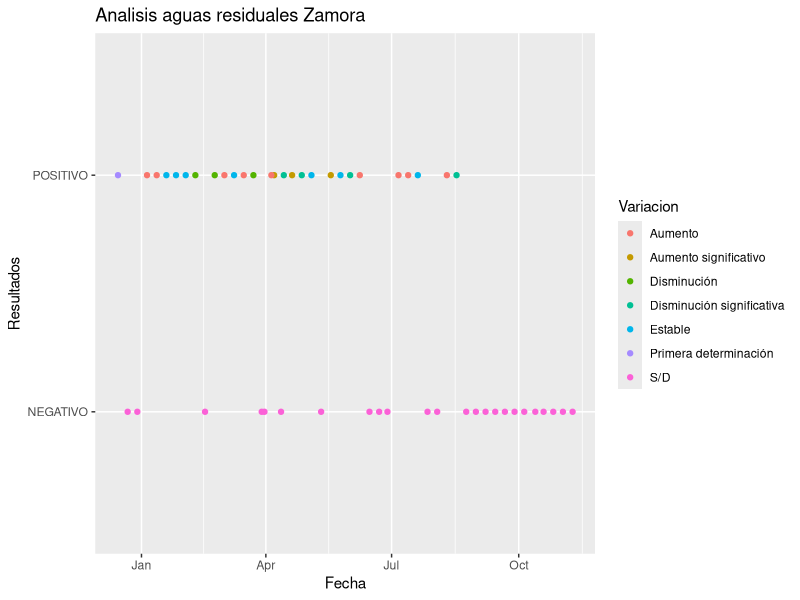
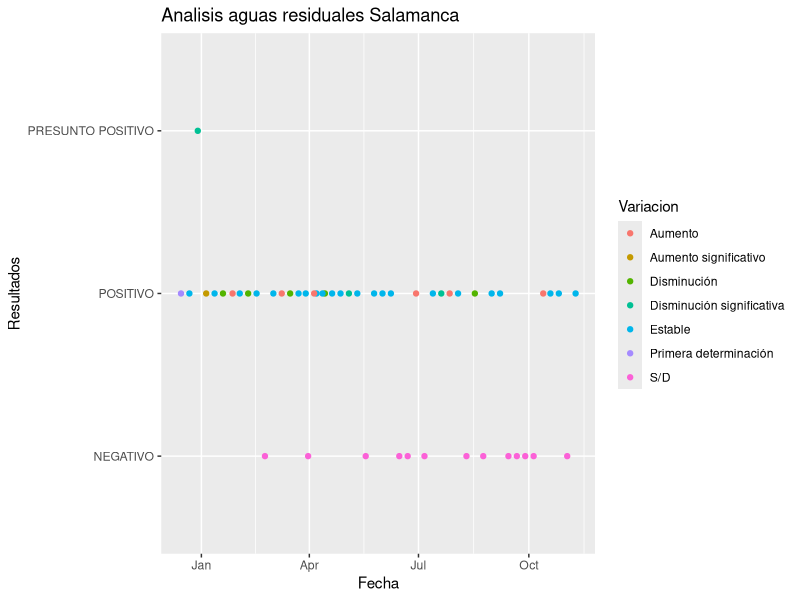
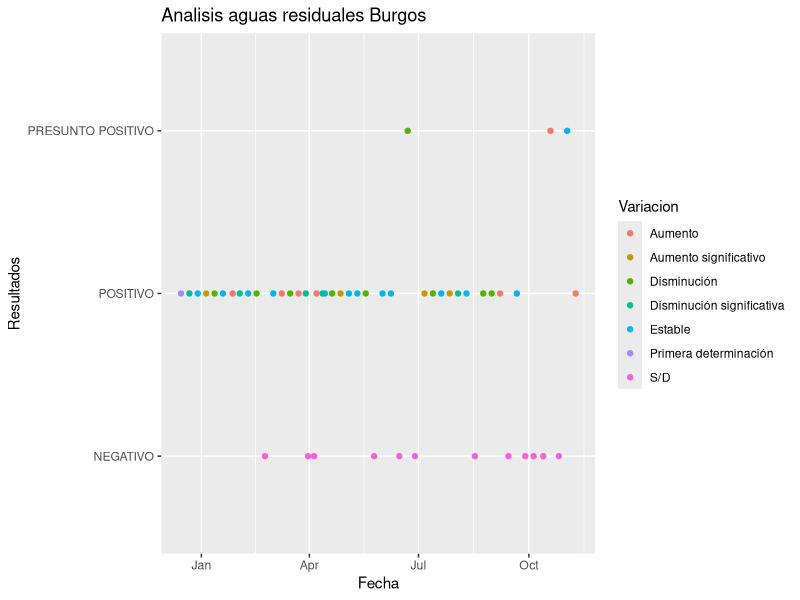
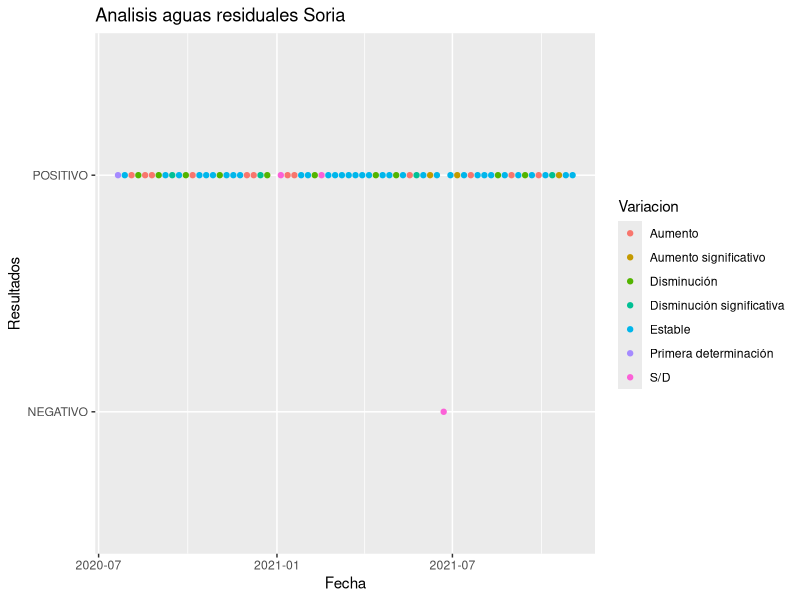

Here is the R script that generated these plots, in order:
## ---- chunk 1
knitr::opts_chunk$set(echo = FALSE)
## ---- chunk 2
library(readr)
library(dplyr)

Analisis_aguas_residuales_covid <- read_delim("DATOS/analisis-aguas-residuales-covid.csv", 
                                              delim = ";", escape_double = FALSE, trim_ws = TRUE)

Analisis_aguas_residuales_covid <- rename(.data = Analisis_aguas_residuales_covid, Fecha = `FECHA RECOGIDA MUESTRA`, Resultados = `RESULTADO SARS-COV-2`, Variacion = VARIACIÓN)


Leon <- Analisis_aguas_residuales_covid%>%
  filter(EDAR=="COLECTOR LEÓN")
Zamora<- Analisis_aguas_residuales_covid%>%
  filter(EDAR=="EDAR ZAMORA")
Salamanca<- Analisis_aguas_residuales_covid%>%
  filter(EDAR=="EDAR SALAMANCA")
Palencia<- Analisis_aguas_residuales_covid%>%
  filter(EDAR=="EDAR PALENCIA")
Valladolid<- Analisis_aguas_residuales_covid%>%
  filter(EDAR=="EDAR VALLADOLID (VATAR)")
Avila<- Analisis_aguas_residuales_covid%>%
  filter(EDAR=="EDAR ÁVILA")
Burgos<- Analisis_aguas_residuales_covid%>%
  filter(EDAR=="EDAR BURGOS")
Segovia<- Analisis_aguas_residuales_covid%>%
  filter(EDAR=="EDAR SEGOVIA (VATAR)")
Soria<- Analisis_aguas_residuales_covid%>%
  filter(EDAR=="EDAR SORIA (VATAR)")
library(ggplot2)
GraficaLeon <- ggplot(data = Leon, aes(x = Fecha, y = Resultados))+
  ggtitle("Analisis aguas residuales Leon")+
  geom_point(aes(colour = Variacion))
GraficaZamora <- ggplot(data = Zamora, aes(x = Fecha, y = Resultados))+
  ggtitle("Analisis aguas residuales Zamora")+
  geom_point(aes(colour = Variacion))
GraficaSalamanca <- ggplot(data = Salamanca, aes(x = Fecha, y = Resultados))+
  ggtitle("Analisis aguas residuales Salamanca")+
  geom_point(aes(colour = Variacion))
GraficaPalencia <- ggplot(data = Palencia, aes(x = Fecha, y = Resultados))+
  ggtitle("Analisis aguas residuales Palencia")+
  geom_point(aes(colour = Variacion))
GraficaValladolid <- ggplot(data = Valladolid, aes(x = Fecha, y = Resultados))+
  ggtitle("Analisis aguas residuales Valladolid")+
  geom_point(aes(colour = Variacion))
GraficaAvila <- ggplot(data = Avila, aes(x = Fecha, y = Resultados))+
  ggtitle("Analisis aguas residuales Avila")+
  geom_point(aes(colour = Variacion))
GraficaBurgos <- ggplot(data = Burgos, aes(x = Fecha, y = Resultados))+
  ggtitle("Analisis aguas residuales Burgos")+
  geom_point(aes(colour = Variacion))
GraficaSegovia <- ggplot(data = Segovia, aes(x = Fecha, y = Resultados))+
  ggtitle("Analisis aguas residuales Segovia")+
  geom_point(aes(colour = Variacion))
GraficaSoria <- ggplot(data = Soria, aes(x = Fecha, y = Resultados))+
  ggtitle("Analisis aguas residuales Soria")+
  geom_point(aes(colour = Variacion))
GraficaZamora
## ---- chunk 3
GraficaSalamanca
## ---- chunk 4
GraficaBurgos
## ---- chunk 5
GraficaSoria
